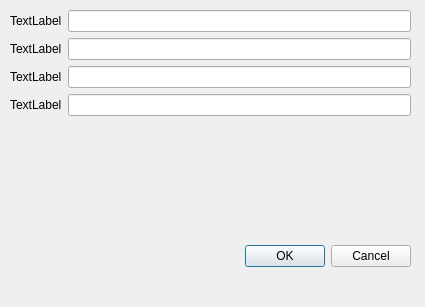
<?xml version="1.0" encoding="UTF-8"?>
<ui version="4.0">
 <class>Dialog</class>
 <widget class="QDialog" name="Dialog">
  <property name="geometry">
   <rect>
    <x>0</x>
    <y>0</y>
    <width>425</width>
    <height>307</height>
   </rect>
  </property>
  <property name="windowTitle">
   <string>Dialog</string>
  </property>
  <widget class="QDialogButtonBox" name="buttonBox">
   <property name="geometry">
    <rect>
     <x>70</x>
     <y>240</y>
     <width>341</width>
     <height>32</height>
    </rect>
   </property>
   <property name="orientation">
    <enum>Qt::Orientation::Horizontal</enum>
   </property>
   <property name="standardButtons">
    <set>QDialogButtonBox::StandardButton::Cancel|QDialogButtonBox::StandardButton::Ok</set>
   </property>
  </widget>
  <widget class="QWidget" name="verticalLayoutWidget">
   <property name="geometry">
    <rect>
     <x>10</x>
     <y>10</y>
     <width>401</width>
     <height>221</height>
    </rect>
   </property>
   <layout class="QVBoxLayout" name="verticalLayout">
    <item>
     <layout class="QHBoxLayout" name="horizontalLayout">
      <item>
       <layout class="QFormLayout" name="formLayout">
        <item row="0" column="0">
         <widget class="QLabel" name="label">
          <property name="text">
           <string>TextLabel</string>
          </property>
         </widget>
        </item>
        <item row="0" column="1">
         <widget class="QLineEdit" name="lineEdit"/>
        </item>
        <item row="1" column="0">
         <widget class="QLabel" name="label_2">
          <property name="text">
           <string>TextLabel</string>
          </property>
         </widget>
        </item>
        <item row="1" column="1">
         <widget class="QLineEdit" name="lineEdit_2"/>
        </item>
        <item row="2" column="0">
         <widget class="QLabel" name="label_3">
          <property name="text">
           <string>TextLabel</string>
          </property>
         </widget>
        </item>
        <item row="2" column="1">
         <widget class="QLineEdit" name="lineEdit_3"/>
        </item>
        <item row="3" column="0">
         <widget class="QLabel" name="label_4">
          <property name="text">
           <string>TextLabel</string>
          </property>
         </widget>
        </item>
        <item row="3" column="1">
         <widget class="QLineEdit" name="lineEdit_4"/>
        </item>
       </layout>
      </item>
     </layout>
    </item>
   </layout>
  </widget>
 </widget>
 <resources/>
 <connections>
  <connection>
   <sender>buttonBox</sender>
   <signal>accepted()</signal>
   <receiver>Dialog</receiver>
   <slot>accept()</slot>
   <hints>
    <hint type="sourcelabel">
     <x>248</x>
     <y>254</y>
    </hint>
    <hint type="destinationlabel">
     <x>157</x>
     <y>274</y>
    </hint>
   </hints>
  </connection>
  <connection>
   <sender>buttonBox</sender>
   <signal>rejected()</signal>
   <receiver>Dialog</receiver>
   <slot>reject()</slot>
   <hints>
    <hint type="sourcelabel">
     <x>316</x>
     <y>260</y>
    </hint>
    <hint type="destinationlabel">
     <x>286</x>
     <y>274</y>
    </hint>
   </hints>
  </connection>
 </connections>
</ui>
